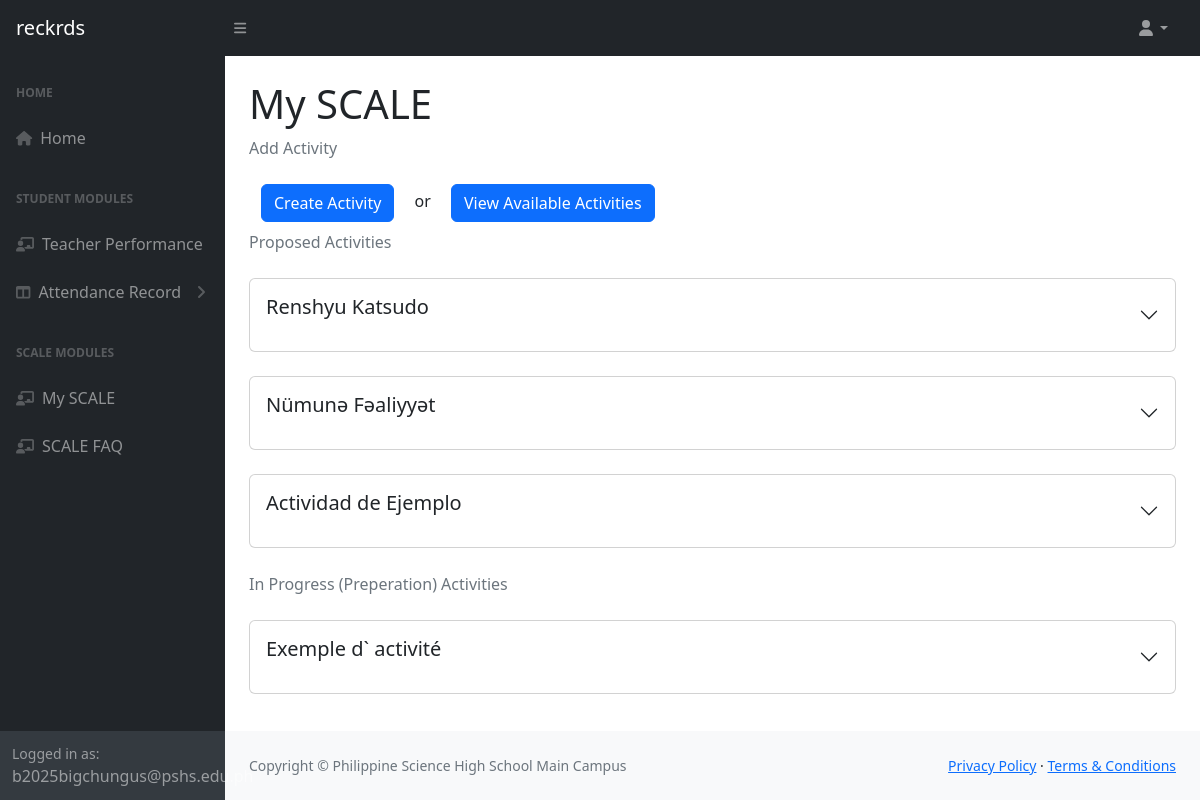
Screenshot of /scale/mySCALE.php with the database file from the repository.
### tables this page shows
CREATE TABLE `activitystudents` (
	`activitystudentid` int(11) NOT NULL,
	`studentid` int(11) NOT NULL,
	`activityid` int(11) NOT NULL,
	`position` varchar(64) NOT NULL,
	`status` varchar(16) NOT NULL,
	`isactive` tinyint(1) DEFAULT 1,
	`insertedby` int(11) DEFAULT NULL,
	`insertedon` datetime NOT NULL DEFAULT current_timestamp()
);

CREATE TABLE `activities` (
	`activityid` int(11) NOT NULL,
	`name` varchar(255) DEFAULT NULL,
	`activitycode` varchar(8) DEFAULT NULL,
	`type` varchar(8) DEFAULT NULL,
	`prepstartdate` date DEFAULT NULL,
	`prependdate` date DEFAULT NULL,
	`implementstartdate` date DEFAULT NULL,
	`implementenddate` date DEFAULT NULL,
	`venue` text DEFAULT NULL,
	`description` text DEFAULT NULL,
	`objectives` text DEFAULT NULL,
	`publicity` varchar(16) DEFAULT NULL,
	`approved` tinyint(1) DEFAULT 0,
	`approvaldate` datetime DEFAULT NULL,
	`overallstatus` varchar(16) DEFAULT NULL,
	`isactive` tinyint(1) DEFAULT 1,
	`insertedby` int(11) DEFAULT NULL,
	`insertedon` datetime NOT NULL DEFAULT current_timestamp()
);

### pdo.php (called while the page is built, shortened)
<?php
$pdo = new PDO("mysql:host=localhost;port=3306;dbname=scalesite", "admin", "scaleable");
$pdo->setAttribute(PDO::ATTR_ERRMODE, PDO::ERRMODE_EXCEPTION);
function getSQLData($query) {
	global $pdo;
	$query = $pdo->query("$query");
	$sqldatatemp = [];
	while ($inforow = $query->fetch(PDO::FETCH_OBJ)) {
		array_push($sqldatatemp, get_object_vars($inforow));
	}
	return $sqldatatemp;
}
function getUserData($userid) {
	$sql = "SELECT
				`users`.`userid`,
				`users`.`username`,
				`persons`.`personid`,
				`persons`.`fullname`,
				IFNULL(`students`.`studentid`, 0) AS 'studentid',
				`employees`.`employeeid`,
				`coordinators`.`coordinatorid`
			FROM `users`
			LEFT JOIN `persons` ON `persons`.`userid` = `users`.`userid`
			LEFT JOIN `students` ON `students`.`personid` = `persons`.`personid`
			LEFT JOIN `employees` ON `employees`.`userid` = `users`.`userid`
			LEFT JOIN `coordinators` ON `coordinators`.`employeeid` = `employees`.`employeeid`
			WHERE `users`.`userid` = $userid
			ORDER BY `users`.`userid`;";
	$userData = getSQLData($sql)[0];
	return $userData;
}
$userid = 3;
$userData = getUserData($userid);
?>

### scale/mySCALE.php (the view, shortened to what this page needs)
<?php
	require_once "..\pdo.php";
	if($userData["employeeid"]) {
		$activities = getSQLData("Call Get_Supervisor_Activities({$userData['personid']})");
	}
	elseif ($userData["studentid"] && $userData["studentid"] != 0) {
		$activities = getSQLData("Call Get_Student_Activities({$userData['studentid']})");
	}
	else {
		$activities = getSQLData("Call Get_Supervisor_Activities({$userData['personid']})");
	}
?>
<!DOCTYPE html>
<html lang="en">
	<head>
		<link href="https://cdn.jsdelivr.net/npm/simple-datatables@7.1.2/dist/style.min.css" rel="stylesheet" />
		<link href="/scaleSite/css/styles.css" rel="stylesheet" />
		<link href="/scaleSite/css/scaleStyle.css" rel="stylesheet"/>
	</head>
	<body class="sb-nav-fixed">
		<nav class="sb-topnav navbar navbar-expand navbar-dark bg-dark">
			<a class="navbar-brand ps-3" href="/">reckrds</a>
			<button class="btn btn-link btn-sm order-1 order-lg-0 me-4 me-lg-0" id="sidebarToggle" href="#!"><i class="fas fa-bars"></i></button>
			<ul class="navbar-nav ms-auto ms-md-0 me-3 me-lg-4">
				<li class="nav-item dropdown">
					<a class="nav-link dropdown-toggle" id="navbarDropdown" href="#" role="button" data-bs-toggle="dropdown" aria-expanded="false"><i class="fas fa-user fa-fw"></i></a>
				</li>
			</ul>
		</nav>
		<div id="layoutSidenav">
			<div id="layoutSidenav_nav">
				<nav class="sb-sidenav accordion sb-sidenav-dark" id="sidenavAccordion">
					<div class="sb-sidenav-menu">
						<div class="nav">
							<div class="sb-sidenav-menu-heading">Home</div>
							<a class="nav-link" href="/scaleSite/home.php">
								<div class="sb-nav-link-icon"><i class="fas fa-home"></i></div>
								Home
							</a>
							<div class="sb-sidenav-menu-heading">Student Modules</div>
							<a class="nav-link" href="/scaleSite/evaluate.php">
								<div class="sb-nav-link-icon"><i class="fas fa-chalkboard-user"></i></div>
								Teacher Performance
							</a>
							<a class="nav-link collapsed" href="#" data-bs-toggle="collapse" data-bs-target="#collapseLayouts" aria-expanded="false" aria-controls="collapseLayouts">
								<div class="sb-nav-link-icon"><i class="fas fa-columns"></i></div>
								Attendance Record
								<div class="sb-sidenav-collapse-arrow"><i class="fas fa-angle-down"></i></div>
							</a>
							<div class="sb-sidenav-menu-heading">SCALE Modules</div>
							<a class="nav-link" href="/scaleSite/scale/mySCALE.php">
								<div class="sb-nav-link-icon"><i class="fas fa-chalkboard-user"></i></div>
								My SCALE
							</a>
							<a class="nav-link" href="/scaleSite/scale/scaleFAQ.php">
								<div class="sb-nav-link-icon"><i class="fas fa-chalkboard-user"></i></div>
								SCALE FAQ
							</a>
						</div>
					</div>
					<div class="sb-sidenav-footer">
						<div class="small">Logged in as:</div>
						b2025bigchungus@pshs.edu.ph
					</div>
				</nav>
			</div>
			<div id="layoutSidenav_content">
				<main>
					<div class="container-fluid px-4">
						<h1 class="mt-4">My SCALE</h1>
						<ol class="breadcrumb mb-4">
							<li class="breadcrumb-item active">Add Activity</li>
						</ol>
						<div class="container-fluid mb-2">
							<a class="btn btn-primary" href="newActivity.php" role="button">Create Activity</a>
							<span class="mx-3">or</span>
							<a class="btn btn-primary" href="availableActivities.php" role="button">View Available Activities</a>
						</div>
						<?php
						$statuscategories = [
							"P" => "Proposed Activities",
							"IP-I" => "In Progress (Implementation) Activities",
							"IP-P" => "In Progress (Preperation) Activities",
							"C" => "Completed Activities"
						];
						$previouscategory = NULL;
						foreach($activities as $activity) {
							$activityid = $activity["activityid"];
							if ($activity["activitystatus"] != $previouscategory) {
						?>
								<ol class="breadcrumb mb-4">
									<li class="breadcrumb-item active"><?=$statuscategories[$activity["activitystatus"]]?></li>
								</ol>
							<?php
								$previouscategory = $activity["activitystatus"];
							}?>
							<div class="card mb-4" id="<?= $activity["activityname"]."Card" ?>">
								<div class="accordion accordion-flush">
									<button class="p-3 accordion-button collapsed bg-transparent" type="button" data-bs-toggle="collapse" data-bs-target="#activityBody<?= $activityid ?>" aria-expanded="true" aria-controls="activityBody<?= $activityid ?>">
										<div id="activityHead<?= $activityid ?>">
											<div class="mb-1">
												<h5 class="card-title align-middle"><?= $activity["activityname"] ?></h5>
											</div>
										</div>
									</button>
								</div>
							</div>
						<?php } ?>
					</div>
				</main>
				<footer class="py-4 bg-light mt-auto">
					<div class="container-fluid px-4">
						<div class="d-flex align-items-center justify-content-between small">
							<div class="text-muted">Copyright &copy; Philippine Science High School Main Campus</div>
							<div>
								<a href="#">Privacy Policy</a>
								&middot;
								<a href="#">Terms &amp; Conditions</a>
							</div>
						</div>
					</div>
				</footer>
			</div>
		</div>
	</body>
</html>

### rows the page displays
activitystudents: status "Proposed Activities", activityid.name "Renshyu Katsudo"
activitystudents: activityid.name "Nümunə Fəaliyyət"
activitystudents: activityid.name "Actividad de Ejemplo"
activitystudents: status "In Progress (Preperation) Activities", activityid.name "Exemple d` activité"
